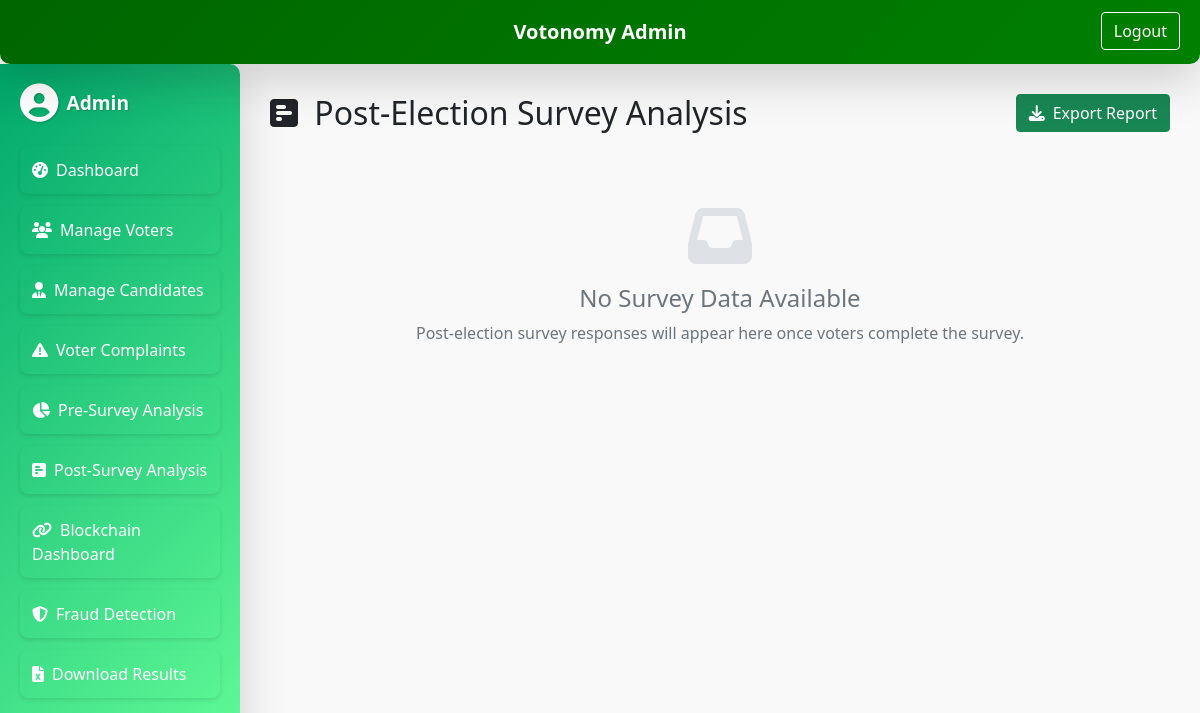
Before: /admin/post-survey/analysis (signed in) with the older database file.
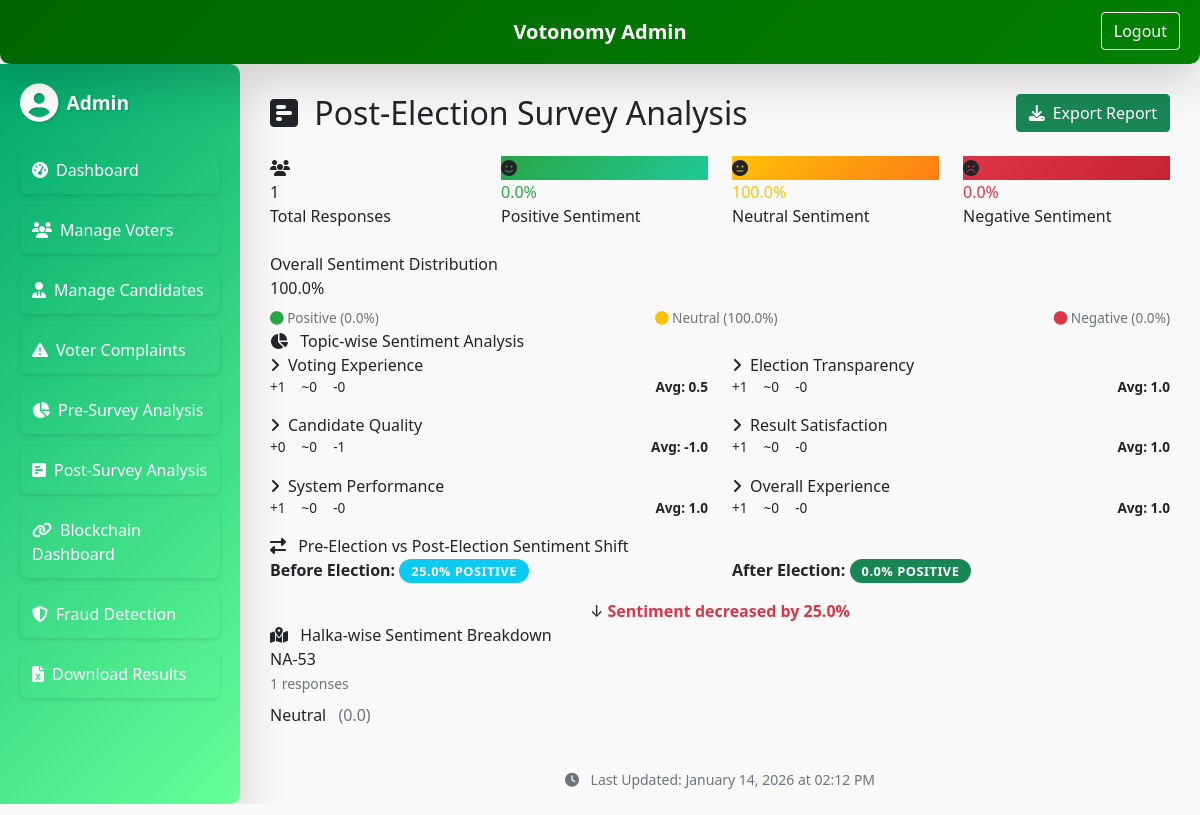
After: the same page with the newer database file.
### models.py (models this page shows, shortened)
class PostSurveyAnalytics(db.Model):
    __tablename__ = 'post_survey_analytics'
    id = db.Column(db.Integer, primary_key=True)
    total_responses = db.Column(db.Integer, default=0)
    positive_percentage = db.Column(db.Float, default=0.0)
    negative_percentage = db.Column(db.Float, default=0.0)
    neutral_percentage = db.Column(db.Float, default=0.0)
    average_satisfaction_score = db.Column(db.Float, default=0.0)
    topic_sentiments = db.Column(db.JSON, nullable=True)  # Post-survey topic breakdown
    halka_sentiments = db.Column(db.JSON, nullable=True)  # Satisfaction by halka
    comparison_data = db.Column(db.JSON, nullable=True)  # Before/After sentiment comparison
    expectation_reality_gap = db.Column(db.JSON, nullable=True)  # Gap analysis per topic
    sentiment_shift = db.Column(db.JSON, nullable=True)  # Topic-wise sentiment change
    last_updated = db.Column(db.DateTime, default=datetime.utcnow)

class PreSurvey(db.Model):
    id = db.Column(db.Integer, primary_key=True)
    voter_id = db.Column(db.String(100), db.ForeignKey('voter.voter_id'), nullable=False)
    economy_satisfaction = db.Column(db.Integer, nullable=False)  # Satisfied with economic situation?
    economy_inflation_impact = db.Column(db.Integer, nullable=False)  # Has inflation affected you?
    government_performance = db.Column(db.Integer, nullable=False)  # Satisfied with govt performance?
    government_corruption = db.Column(db.Integer, nullable=False)  # Govt reducing corruption?
    security_safety = db.Column(db.Integer, nullable=False)  # Feel safe in your area?
    security_law_order = db.Column(db.Integer, nullable=False)  # Law & order improved?
    education_quality = db.Column(db.Integer, nullable=False)  # Satisfied with education quality?
    healthcare_access = db.Column(db.Integer, nullable=False)  # Access to healthcare improved?
    infrastructure_roads = db.Column(db.Integer, nullable=False)  # Road conditions satisfactory?
    infrastructure_utilities = db.Column(db.Integer, nullable=False)  # Utilities (electricity/water) reliable?
    future_optimism = db.Column(db.Integer, nullable=False)  # Optimistic about Pakistan's future?
    future_confidence = db.Column(db.Integer, nullable=False)  # Confident in leadership direction?
    overall_sentiment = db.Column(db.String(20))  # Positive/Negative/Neutral (calculated average)
    overall_score = db.Column(db.Float, default=0.0)  # Average of all responses
    created_at = db.Column(db.DateTime, default=datetime.utcnow)

### admin.py (the view)
@admin_bp.route('/post-survey/analysis')
@admin_login_required
def post_survey_analysis():
    from models import PostSurveyAnalytics
    from app import update_post_survey_analytics
    try:
        update_post_survey_analytics()
        print("✅ Post-survey analytics auto-updated on dashboard load")
    except Exception as e:
        print(f"❌ Error auto-updating post-survey analytics: {e}")
    analytics = PostSurveyAnalytics.query.first()
    return render_template("admin/post_survey_analysis.html", analytics=analytics)

### admin.py (called while the page is built)
def admin_login_required(func):
    @wraps(func)
    def wrapper(*args, **kwargs):
        if not session.get("admin_logged_in"):
            return redirect(url_for("admin_bp.admin_login"))
        return func(*args, **kwargs)
    return wrapper

### templates/admin/post_survey_analysis.html (shortened to what this page needs)
{% extends "admin/base_admin.html" %}
{% block content %}
<div class="d-flex justify-content-between align-items-center mb-4">
  <h2 class="mb-0">
    <i class="fas fa-poll-h me-2"></i>
    Post-Election Survey Analysis
  </h2>
  <div>
    <button class="btn btn-success" onclick="exportReport()">
      <i class="fas fa-download me-2"></i>Export Report
    </button>
  </div>
</div>
{% if analytics %}
<div class="row mb-4">
  <div class="col-md-3">
    <div class="stats-card">
      <div class="stats-header">
        <div class="stats-icon">
          <i class="fas fa-users"></i>
        </div>
      </div>
      <div class="stats-value">{{ analytics.total_responses }}</div>
      <div class="stats-label">Total Responses</div>
    </div>
  </div>
  <div class="col-md-3">
    <div class="stats-card">
      <div class="stats-header">
        <div class="stats-icon" style="background: linear-gradient(135deg, #28a745, #20c997);">
          <i class="fas fa-smile"></i>
        </div>
      </div>
      <div class="stats-value" style="color: #28a745;">{{ analytics.positive_percentage }}%</div>
      <div class="stats-label">Positive Sentiment</div>
    </div>
  </div>
  <div class="col-md-3">
    <div class="stats-card">
      <div class="stats-header">
        <div class="stats-icon" style="background: linear-gradient(135deg, #ffc107, #fd7e14);">
          <i class="fas fa-meh"></i>
        </div>
      </div>
      <div class="stats-value" style="color: #ffc107;">{{ analytics.neutral_percentage }}%</div>
      <div class="stats-label">Neutral Sentiment</div>
    </div>
  </div>
  <div class="col-md-3">
    <div class="stats-card">
      <div class="stats-header">
        <div class="stats-icon" style="background: linear-gradient(135deg, #dc3545, #c82333);">
          <i class="fas fa-frown"></i>
        </div>
      </div>
      <div class="stats-value" style="color: #dc3545;">{{ analytics.negative_percentage }}%</div>
      <div class="stats-label">Negative Sentiment</div>
    </div>
  </div>
</div>
<div class="chart-container">
  <div class="chart-title">Overall Sentiment Distribution</div>
  <div class="sentiment-bar">
    <div class="sentiment-neutral" data-width="{{ analytics.neutral_percentage|default(0) }}">
      {% if analytics.neutral_percentage > 10 %}{{ analytics.neutral_percentage }}%{% endif %}
    </div>
  </div>
  <div class="d-flex justify-content-between mt-2" style="font-size: 0.85rem; color: #6c757d;">
    <span><i class="fas fa-circle" style="color: #28a745;"></i> Positive ({{ analytics.positive_percentage }}%)</span>
    <span><i class="fas fa-circle" style="color: #ffc107;"></i> Neutral ({{ analytics.neutral_percentage }}%)</span>
    <span><i class="fas fa-circle" style="color: #dc3545;"></i> Negative ({{ analytics.negative_percentage }}%)</span>
  </div>
</div>
<div class="chart-container">
  <div class="chart-title">
    <i class="fas fa-chart-pie me-2"></i>
    Topic-wise Sentiment Analysis
  </div>
  {% if analytics.topic_sentiments %}
    <div class="row">
      {% for topic, data in analytics.topic_sentiments.items() %}
      <div class="col-md-6 mb-3">
        <div class="topic-card">
          <div class="topic-name">
            <i class="fas fa-angle-right me-2"></i>{{ topic }}
          </div>
          <div class="topic-stats">
            <div class="topic-stat">
              <span class="badge-positive">+{{ data.positive_count }}</span>
            </div>
            <div class="topic-stat">
              <span class="badge-neutral">~{{ data.neutral_count }}</span>
            </div>
            <div class="topic-stat">
              <span class="badge-negative">-{{ data.negative_count }}</span>
            </div>
            <div class="ms-auto">
              <strong>Avg: {{ data.average_score }}</strong>
            </div>
          </div>
        </div>
      </div>
      {% endfor %}
    </div>
  {% else %}
    <p class="text-muted">No topic data available</p>
  {% endif %}
</div>
{% if analytics.sentiment_shift and analytics.sentiment_shift.overall %}
<div class="comparison-card">
  <div class="comparison-title">
    <i class="fas fa-exchange-alt me-2"></i>
    Pre-Election vs Post-Election Sentiment Shift
  </div>
  <div class="row">
    <div class="col-md-6">
      <div class="shift-indicator">
        <span><strong>Before Election:</strong></span>
        <span class="badge bg-info">{{ analytics.sentiment_shift.overall.pre_positive_pct }}% Positive</span>
      </div>
    </div>
    <div class="col-md-6">
      <div class="shift-indicator">
        <span><strong>After Election:</strong></span>
        <span class="badge bg-success">{{ analytics.sentiment_shift.overall.post_positive_pct }}% Positive</span>
      </div>
    </div>
  </div>
  <div class="text-center mt-3">
    {% set change = analytics.sentiment_shift.overall.change %}
    {% if change > 0 %}
      <div class="shift-indicator justify-content-center">
        <span class="shift-arrow shift-up">↑</span>
        <span style="color: #28a745; font-weight: 600;">
          Sentiment improved by {{ change }}%
        </span>
      </div>
    {% elif change < 0 %}
      <div class="shift-indicator justify-content-center">
        <span class="shift-arrow shift-down">↓</span>
        <span style="color: #dc3545; font-weight: 600;">
          Sentiment decreased by {{ change|abs }}%
        </span>
      </div>
    {% endif %}
  </div>
</div>
{% endif %}
<div class="chart-container">
  <div class="chart-title">
    <i class="fas fa-map-marked-alt me-2"></i>
    Halka-wise Sentiment Breakdown
  </div>
  {% if analytics.halka_sentiments %}
    <div class="row">
      {% for halka, data in analytics.halka_sentiments.items() %}
      <div class="col-md-4 mb-3">
        <div class="halka-card">
          <div class="halka-name">{{ halka }}</div>
          <div class="mb-2">
            <small class="text-muted">{{ data.count }} responses</small>
          </div>
          <div>
            <span class="halka-sentiment sentiment-{{ data.sentiment_label.lower() }}-label">
              {{ data.sentiment_label }}
            </span>
            <span class="ms-2 text-muted">
              ({{ data.average_score|round(2) }})
            </span>
          </div>
        </div>
      </div>
      {% endfor %}
    </div>
  {% else %}
    <p class="text-muted">No halka data available</p>
  {% endif %}
</div>
<div class="text-center text-muted mt-4">
  <small>
    <i class="fas fa-clock me-2"></i>
    Last Updated: {{ analytics.last_updated.strftime('%B %d, %Y at %I:%M %p') if analytics.last_updated else 'Never' }}
  </small>
</div>
{% else %}
<div class="chart-container text-center py-5">
  <i class="fas fa-inbox" style="font-size: 4rem; color: #dee2e6;"></i>
  <h4 class="mt-3 text-muted">No Survey Data Available</h4>
  <p class="text-muted">Post-election survey responses will appear here once voters complete the survey.</p>
</div>
{% endif %}
{% endblock %}

### templates/admin/base_admin.html (shortened to what this page needs)
<!DOCTYPE html>
<html lang="en">
<head>
  <link rel="stylesheet" href="https://cdn.jsdelivr.net/npm/bootstrap@5.1.3/dist/css/bootstrap.min.css">
  <link rel="stylesheet" href="{{ url_for('static', filename='css/animate.min.css') }}">
  <link rel="stylesheet" href="https://cdnjs.cloudflare.com/ajax/libs/font-awesome/6.2.0/css/all.min.css" />
  <link rel="stylesheet" href="{{ url_for('static', filename='css/admin_styles.css') }}">
</head>
<body class="admin-bg">
  <nav class="navbar admin-topbar shadow-lg">
    <div class="container-fluid">
      <div class="d-flex w-100 justify-content-between align-items-center">
        <span class="navbar-brand mx-auto text-white fw-bold">Votonomy Admin</span>
        <a href="{{ url_for('admin_bp.admin_logout') }}" class="btn btn-outline-light logout-btn">Logout</a>
      </div>
    </div>
  </nav>
  <div class="admin-container">
    <aside class="admin-sidebar shadow-lg">
      <div class="sidebar-header mb-4">
        <div class="d-flex align-items-center">
          <i class="fas fa-user-circle fa-2x text-white"></i>
          <span class="ms-2 text-white fw-bold">Admin</span>
        </div>
      </div>
      <ul class="nav flex-column">
        <li class="nav-item">
          <a class="nav-link" href="{{ url_for('admin_bp.admin_dashboard') }}">
            <i class="fas fa-tachometer-alt me-2"></i>Dashboard
          </a>
        </li>
        <li class="nav-item">
          <a class="nav-link" href="{{ url_for('admin_bp.manage_voters') }}">
            <i class="fas fa-users me-2"></i>Manage Voters
          </a>
        </li>
        <li class="nav-item">
          <a class="nav-link" href="{{ url_for('admin_bp.manage_candidates') }}">
            <i class="fas fa-user-tie me-2"></i>Manage Candidates
          </a>
        </li>
        <li class="nav-item">
          <a class="nav-link" href="{{ url_for('admin_bp.manage_complaints') }}">
            <i class="fas fa-exclamation-triangle me-2"></i>Voter Complaints
          </a>
        </li>
        <li class="nav-item">
          <a class="nav-link" href="{{ url_for('admin_bp.sentiment_analysis') }}">
            <i class="fas fa-chart-pie me-2"></i>Pre-Survey Analysis
          </a>
        </li>
        <li class="nav-item">
          <a class="nav-link" href="{{ url_for('admin_bp.post_survey_analysis') }}">
            <i class="fas fa-poll-h me-2"></i>Post-Survey Analysis
          </a>
        </li>
        <li class="nav-item">
          <a class="nav-link" href="{{ url_for('admin_bp.blockchain_dashboard') }}">
            <i class="fas fa-link me-2"></i>Blockchain Dashboard
          </a>
        </li>
        <li class="nav-item">
          <a class="nav-link" href="{{ url_for('admin_bp.fraud_dashboard') }}">
            <i class="fas fa-shield-alt me-2"></i>Fraud Detection
          </a>
        </li>
        <li class="nav-item">
          <a class="nav-link" href="{{ url_for('admin_bp.download_results') }}">
            <i class="fas fa-file-excel me-2"></i>Download Results
          </a>
        </li>
      </ul>
    </aside>
    <main class="admin-content">
      {% block content %}{% endblock %}
    </main>
  </div>
</body>
</html>

### static/css/admin_styles.css (style rules this page uses)
.admin-bg { background-color: #f9f9f9; position: relative; overflow: hidden; }
.admin-bg::before { content: ""; position: absolute; top: 0; left: 0; width: 100%; height: 100%; background: url('../images/pakistan_flag.png') no-repeat center center; background-size: cover; opacity: 0.2; z-index: -1; transform: perspective(500px) rotateX(2deg); }
.admin-topbar { background: linear-gradient(135deg, #006600, #008000); padding: 12px 20px; border-radius: 0 0 10px 10px; box-shadow: 0 4px 8px rgba(0,0,0,0.2); position: relative; display: flex; justify-content: center; align-items: center; }
.logout-btn { position: absolute; right: 20px; top: 12px; color: #fff; border-color: #fff; }
.admin-topbar .navbar-brand { font-weight: bold; color: #fff; }
.admin-container { display: flex; height: calc(100vh - 60px); overflow: hidden; }
.admin-sidebar { width: 240px; background: linear-gradient(135deg, #00A86B, #66FF99); padding: 20px; color: #fff; border-top-right-radius: 10px; border-bottom-right-radius: 10px; box-shadow: 2px 0 8px rgba(0,0,0,0.15); overflow-y: auto; height: 100%; }
.sidebar-header { font-size: 1.2rem; margin-bottom: 20px; text-shadow: 1px 1px 2px rgba(0,0,0,0.2); }
.admin-sidebar .nav-link { color: #fff; padding: 12px; margin-bottom: 12px; border-radius: 8px; transition: background 0.3s, transform 0.3s; font-weight: 500; box-shadow: 0 2px 4px rgba(0,0,0,0.1); }
.admin-content { flex: 1; padding: 30px; overflow-y: auto; height: 100%; scroll-behavior: smooth; }
.navbar-brand { font-weight: bold; color: #fff; }
.topic-stats { display: flex; gap: 1rem; font-size: 0.85rem; }
.badge { padding: 0.35rem 0.75rem; border-radius: 20px; font-size: 0.8rem; font-weight: 600; text-transform: uppercase; letter-spacing: 0.5px; }
.text-muted { color: #6c757d; }

Changed rows visible on the page:
added PostSurveyAnalytics: total_responses "1", positive_percentage "0.0", neutral_percentage "100.0", negative_percentage "0.0", sentiment_shift.overall.pre_positive_pct "25.0", sentiment_shift.overall.post_positive_pct "0.0", last_updated "January 14, 2026 at 02:12 PM"
now on this page (row unchanged): PreSurvey: halka "NA-53", count "1", sentiment_label "Neutral", average_score "0.0"
Other visible differences:
{{ change|abs }}: (not shown) → "25.0"
text no longer shown: "No Survey Data Available Post-election survey responses will appear here once voters complete the survey."
text now shown: "Total Responses % Positive Sentiment % Neutral Sentiment % Negative Sentiment Overall Sentiment Distribution % Positive ( %) Neutral ( %) Negative ( %) Topic-wise Sentiment Analysis Pre-Election vs Post-Election Sentiment Shift Before Election: % POSITIVE After Election: % POSITIVE ↓ Sentiment decreased by % Halka-wise Sentiment Breakdown Last Updated:"
new list line: "Voting Experience + 1 ~ 0 - 0 Avg: 0.5"
new list line: "Election Transparency + 1 ~ 0 - 0 Avg: 1.0"
new list line: "Candidate Quality + 0 ~ 0 - 1 Avg: -1.0"
new list line: "Result Satisfaction + 1 ~ 0 - 0 Avg: 1.0"
new list line: "System Performance + 1 ~ 0 - 0 Avg: 1.0"
new list line: "Overall Experience + 1 ~ 0 - 0 Avg: 1.0"
